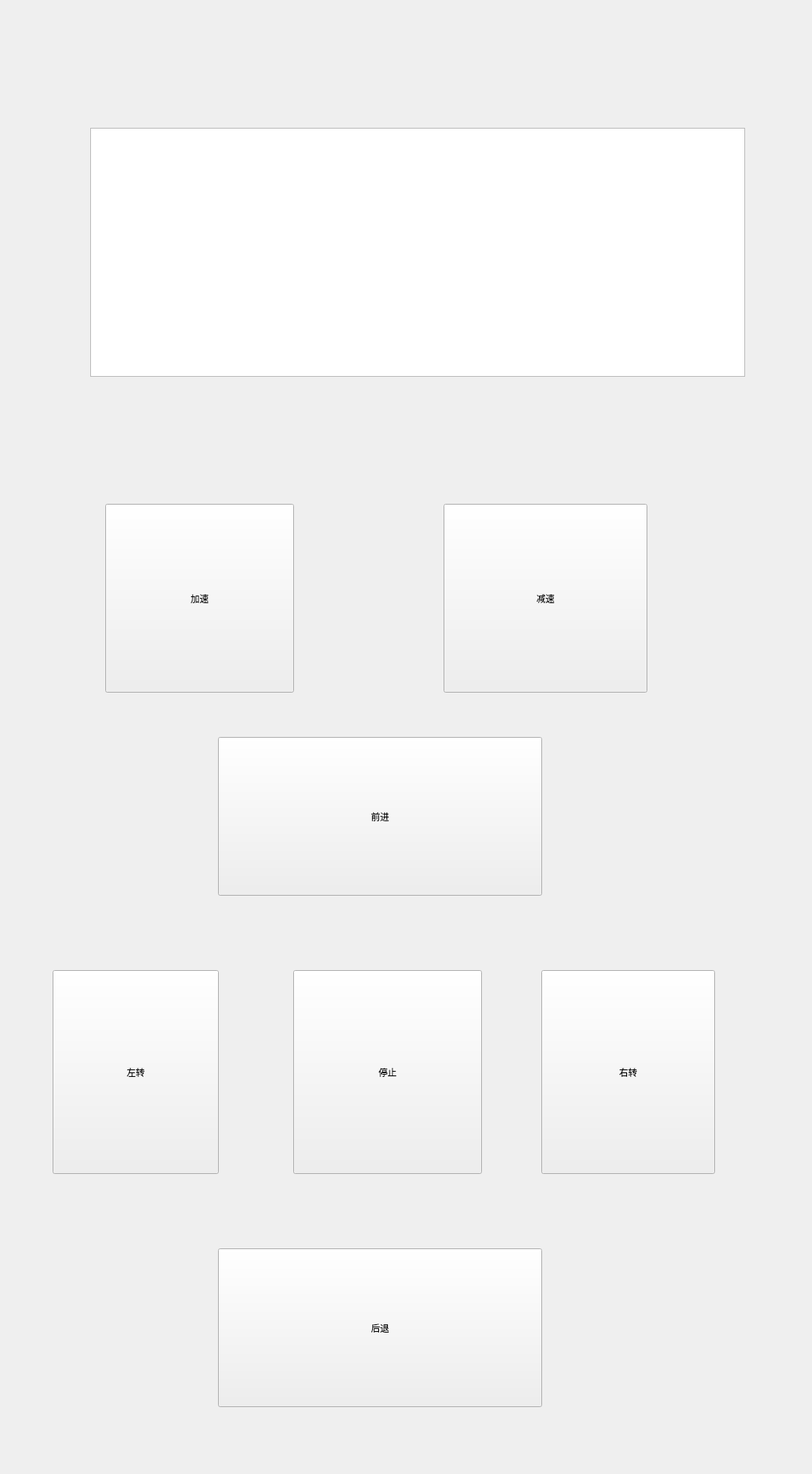
<?xml version="1.0" encoding="UTF-8"?>
<ui version="4.0">
 <class>server</class>
 <widget class="QWidget" name="server">
  <property name="geometry">
   <rect>
    <x>0</x>
    <y>0</y>
    <width>1080</width>
    <height>1960</height>
   </rect>
  </property>
  <property name="windowTitle">
   <string>控制界面</string>
  </property>
  <property name="styleSheet">
   <string notr="true">font: 16pt &quot;Adobe Arabic&quot;;</string>
  </property>
  <widget class="QPushButton" name="forward">
   <property name="geometry">
    <rect>
     <x>290</x>
     <y>980</y>
     <width>431</width>
     <height>211</height>
    </rect>
   </property>
   <property name="styleSheet">
    <string notr="true">font: 50pt &quot;Adobe Arabic&quot;;</string>
   </property>
   <property name="text">
    <string>前进</string>
   </property>
  </widget>
  <widget class="QPushButton" name="back">
   <property name="geometry">
    <rect>
     <x>290</x>
     <y>1660</y>
     <width>431</width>
     <height>211</height>
    </rect>
   </property>
   <property name="styleSheet">
    <string notr="true">font: 50pt &quot;Adobe Arabic&quot;;</string>
   </property>
   <property name="text">
    <string>后退</string>
   </property>
  </widget>
  <widget class="QPushButton" name="turn_right">
   <property name="geometry">
    <rect>
     <x>720</x>
     <y>1290</y>
     <width>231</width>
     <height>271</height>
    </rect>
   </property>
   <property name="styleSheet">
    <string notr="true">font: 50pt &quot;Adobe Arabic&quot;;</string>
   </property>
   <property name="text">
    <string>右转</string>
   </property>
  </widget>
  <widget class="QPushButton" name="turn_left">
   <property name="geometry">
    <rect>
     <x>70</x>
     <y>1290</y>
     <width>221</width>
     <height>271</height>
    </rect>
   </property>
   <property name="styleSheet">
    <string notr="true">font: 50pt &quot;Adobe Arabic&quot;;</string>
   </property>
   <property name="text">
    <string>左转</string>
   </property>
  </widget>
  <widget class="QPushButton" name="stop">
   <property name="geometry">
    <rect>
     <x>390</x>
     <y>1290</y>
     <width>251</width>
     <height>271</height>
    </rect>
   </property>
   <property name="styleSheet">
    <string notr="true">font: 50pt &quot;Adobe Arabic&quot;;</string>
   </property>
   <property name="text">
    <string>停止</string>
   </property>
  </widget>
  <widget class="QTextEdit" name="textEditRead">
   <property name="geometry">
    <rect>
     <x>120</x>
     <y>170</y>
     <width>871</width>
     <height>331</height>
    </rect>
   </property>
  </widget>
  <widget class="QPushButton" name="speed_up">
   <property name="geometry">
    <rect>
     <x>140</x>
     <y>670</y>
     <width>251</width>
     <height>251</height>
    </rect>
   </property>
   <property name="styleSheet">
    <string notr="true">font: 50pt &quot;Adobe Arabic&quot;;</string>
   </property>
   <property name="text">
    <string>加速</string>
   </property>
  </widget>
  <widget class="QPushButton" name="speed_down">
   <property name="geometry">
    <rect>
     <x>590</x>
     <y>670</y>
     <width>271</width>
     <height>251</height>
    </rect>
   </property>
   <property name="styleSheet">
    <string notr="true">font: 50pt &quot;Adobe Arabic&quot;;</string>
   </property>
   <property name="text">
    <string>减速</string>
   </property>
  </widget>
 </widget>
 <layoutdefault spacing="6" margin="11"/>
 <resources/>
 <connections/>
</ui>
